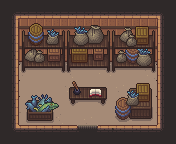

Below is a game level as drawn by its tile map, then a one-line description and the .tmx file that defines it, in full:
An orthogonal 11x9 tile map with 16x16 px tiles, 4 tile layers (floor, walls, interior2, interior1) and 16 objects (Fishing_Hut_Exit, Fishwife).

<map version="1.10" tiledversion="1.11.2" orientation="orthogonal" renderorder="right-down" width="11" height="9" tilewidth="16" tileheight="16" infinite="0" nextlayerid="6" nextobjectid="3">
 <editorsettings>
  <export target="../client/public/assets/maps/fishing_hut.json" format="json" />
 </editorsettings>
 <tileset firstgid="374" name="fishing_hut" tilewidth="16" tileheight="16" tilecount="176" columns="16">
  <image source="../client/public/assets/sprites/buildings/fishing_hut.png" width="256" height="176" />
  <tile id="3">
   <objectgroup draworder="index" id="2">
    <object id="1" x="0" y="5" width="16" height="11" />
   </objectgroup>
  </tile>
  <tile id="5">
   <objectgroup draworder="index" id="2">
    <object id="1" x="0" y="5" width="16" height="11" />
   </objectgroup>
  </tile>
  <tile id="11">
   <objectgroup draworder="index" id="2">
    <object id="1" x="0" y="5" width="16" height="11" />
   </objectgroup>
  </tile>
  <tile id="13">
   <objectgroup draworder="index" id="2">
    <object id="1" x="5.0023" y="0" width="11" height="16" />
   </objectgroup>
  </tile>
  <tile id="128">
   <objectgroup draworder="index" id="2">
    <object id="1" x="0" y="0" width="11" height="16" />
   </objectgroup>
  </tile>
  <tile id="129">
   <objectgroup draworder="index" id="2">
    <object id="1" x="0" y="0" width="16" height="16" />
   </objectgroup>
  </tile>
  <tile id="130">
   <objectgroup draworder="index" id="2">
    <object id="1" x="0" y="0" width="16" height="16" />
   </objectgroup>
  </tile>
  <tile id="145">
   <objectgroup draworder="index" id="2">
    <object id="1" x="0" y="0" width="11" height="16" />
   </objectgroup>
  </tile>
  <tile id="146">
   <objectgroup draworder="index" id="2">
    <object id="1" x="5" y="0" width="11" height="16" />
   </objectgroup>
  </tile>
  <tile id="155">
   <objectgroup draworder="index" id="2">
    <object id="1" x="0" y="0" width="16" height="16" />
   </objectgroup>
  </tile>
  <tile id="161">
   <objectgroup draworder="index" id="2">
    <object id="1" x="0" y="0" width="11" height="16" />
    <object id="2" x="11.0048" y="5.0048" width="5" height="11" />
   </objectgroup>
  </tile>
  <tile id="162">
   <objectgroup draworder="index" id="2">
    <object id="1" x="5" y="0" width="11" height="16" />
    <object id="2" x="0" y="5" width="5" height="11" />
   </objectgroup>
  </tile>
 </tileset>
 <layer id="2" name="floor" width="11" height="9">
  <data encoding="csv">
0,0,0,0,0,0,0,0,0,0,0,
0,0,0,0,0,0,0,0,0,0,0,
0,0,0,0,0,0,0,0,0,0,0,
0,454,454,454,454,454,454,454,454,438,0,
0,456,454,454,438,454,457,454,454,440,0,
0,454,454,454,440,454,454,456,454,454,0,
0,454,438,454,454,454,454,454,438,454,0,
0,454,454,457,454,456,454,454,454,454,0,
0,0,0,0,0,0,0,0,0,0,0
</data>
 </layer>
 <layer id="1" name="walls" width="11" height="9">
  <properties>
   <property name="collides" type="bool" value="true" />
   <property name="opaque" type="bool" value="true" />
  </properties>
  <data encoding="csv">
390,391,391,391,391,391,391,391,391,391,392,
406,487,513,513,513,513,513,513,513,488,408,
406,503,529,529,529,529,529,529,529,504,408,
406,519,545,545,545,545,545,545,545,520,408,
406,502,0,0,0,0,0,0,0,387,408,
406,502,0,0,0,0,0,0,0,387,408,
406,502,0,0,0,0,0,0,0,387,408,
406,535,385,385,377,378,379,385,385,536,408,
422,423,423,423,393,394,395,395,423,423,424
</data>
 </layer>
 <layer id="3" name="interior2" width="11" height="9">
  <data encoding="csv">
0,0,0,0,0,0,0,0,0,0,0,
0,427,428,429,430,0,389,435,436,437,0,
0,443,444,445,446,0,389,451,452,453,0,
0,459,460,461,462,0,389,467,468,469,0,
0,475,476,477,478,0,482,483,484,485,0,
0,0,0,0,381,382,383,0,0,0,0,
0,0,0,0,397,398,399,0,0,0,0,
0,0,0,0,0,0,0,0,0,0,0,
0,0,0,0,0,0,0,0,0,0,0
</data>
 </layer>
 <layer id="4" name="interior1" width="11" height="9">
  <data encoding="csv">
0,0,0,0,0,0,0,0,0,0,0,
0,0,0,0,431,432,433,0,0,0,0,
0,0,0,0,447,448,449,0,0,0,0,
0,0,0,0,463,464,465,0,0,0,0,
0,0,0,0,479,480,481,0,0,0,0,
0,389,507,389,0,0,0,509,510,511,0,
0,522,523,524,0,0,0,525,526,527,0,
0,538,539,540,0,0,0,541,542,543,0,
0,0,0,0,0,0,0,0,0,0,0
</data>
 </layer>
 <objectgroup id="5" name="objects">
  <object id="1" name="Fishing_Hut_Exit" x="87" y="128" width="1" height="1" />
  <object id="2" name="Fishwife" x="88" y="78" width="1" height="1" />
 </objectgroup>
</map>
